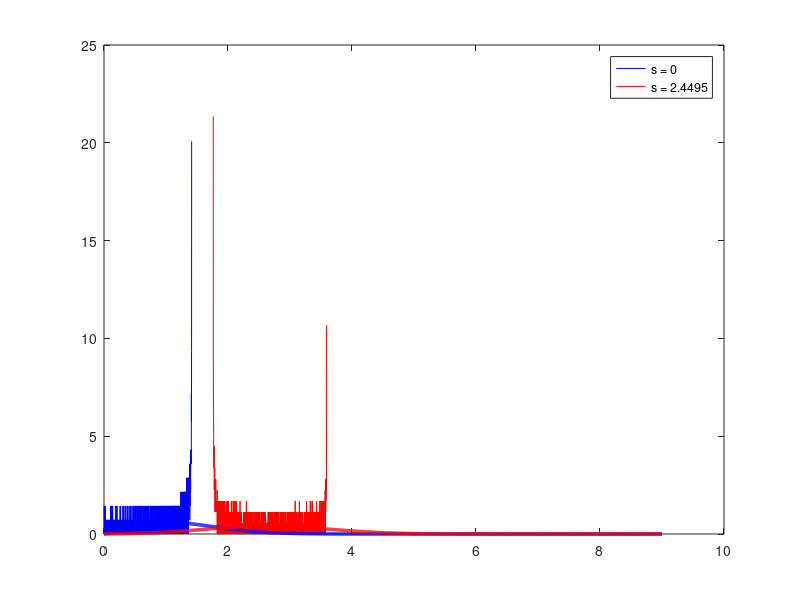

The MATLAB source for this figure:
N=100000; %Number of Samples
sigma=1; %Variance of underlying Gaussian Variables
s=[0 sqrt(6)]; %Non-Centrality Parameter
plotStyle={'b-','r-'}; %Simulating the PDF from two Gaussian Random Variables
t = 0:0.1:100;
for i = 1:length(s)
X = s(i) + sigma.*sin(t); %Gaussian RV with mean=s and given sigma
Y = 0 + sigma.*sin(t); %Gaussian RV with mean=0 and same sigma as Y
Z=X+1i*Y;
[val,bin]=hist(abs(Z),1000); % pdf of generated Raleigh Fading samples 
plot(bin,val/trapz(bin,val),plotStyle{i}); %Normalizing the PDF to match theoretical result 
% Trapz function gives the total area under the PDF curve. It is used as the normalization factor 
hold on;
end
%Theoretical PDF computation
for i=1:length(s)
x=s(i);
m1=sqrt(x);
m2=sqrt(x*(x-1));
r=0:0.01:9;
ss=sqrt(m1^2+m2^2);
x=r.*ss/(sigma^2);
f=r./(sigma^2).*exp(-((r.^2+ss^2)./(2*sigma^2))).*besseli(0,x); 
plot(r,f,plotStyle{i},'LineWidth',2.5);
legendInfo{i} = ['s = ' num2str(s(i))];
hold on;
end 
legend(legendInfo);